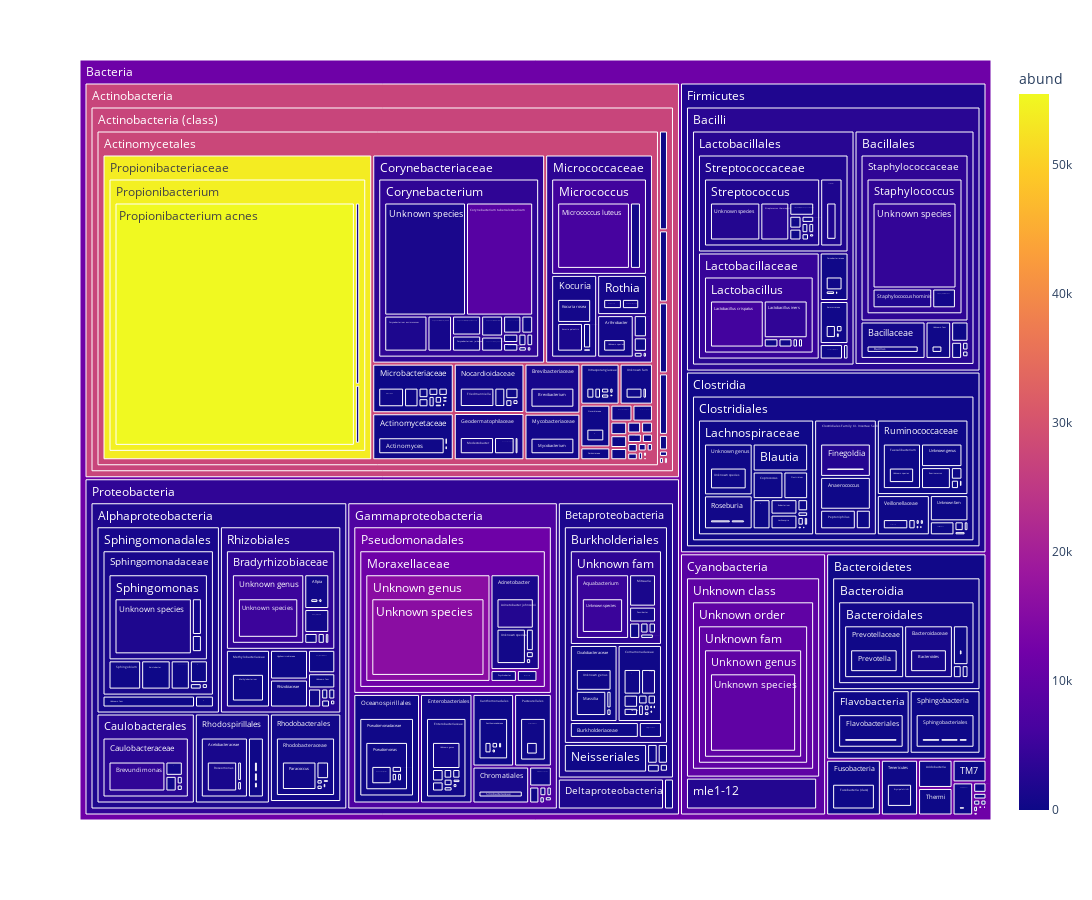

The notebook cell saved with this chart:
### Markdown cell above
#### Treemaps

### Code cell
fig = px.treemap(dt_treemap,
  path = ['king', 'phyl', 'class', 'order', 'fam', 'genus', 'species'],
  values = 'abund',
  color = 'abund',
  width = 1400,
  height = 900
)

fig.show()

### Figure 1 — Plotly figure (JSON) as saved in the notebook; plotly's stock layout.template omitted (floating-point values rounded to 4 significant figures; data arrays with more than 128 entries replaced by an {"elided": "..."} marker saying what was removed)
{"data": [{"branchvalues": "total", "customdata": {"elided": "2166x1 float values"}, "domain": {"x": [0, 1], "y": [0, 1]}, "hovertemplate": "labels=%{label}<br>abund_sum=%{value}<br>parent=%{parent}<br>id=%{id}<br>abund=%{color}<extra></extra>", "ids": {"elided": "2166 str values"}, "labels": {"elided": "2166 str values"}, "marker": {"coloraxis": "coloraxis", "colors": {"elided": "2166 float values"}}, "name": "", "parents": {"elided": "2166 str values"}, "type": "treemap", "values": {"elided": "2166 int values"}}], "layout": {"coloraxis": {"colorbar": {"title": {"text": "abund"}}, "colorscale": [[0, "#0d0887"], [0.1111, "#46039f"], [0.2222, "#7201a8"], [0.3333, "#9c179e"], [0.4444, "#bd3786"], [0.5556, "#d8576b"], [0.6667, "#ed7953"], [0.7778, "#fb9f3a"], [0.8889, "#fdca26"], [1, "#f0f921"]]}, "height": 900, "legend": {"tracegroupgap": 0}, "margin": {"t": 60}, "width": 1400}}
